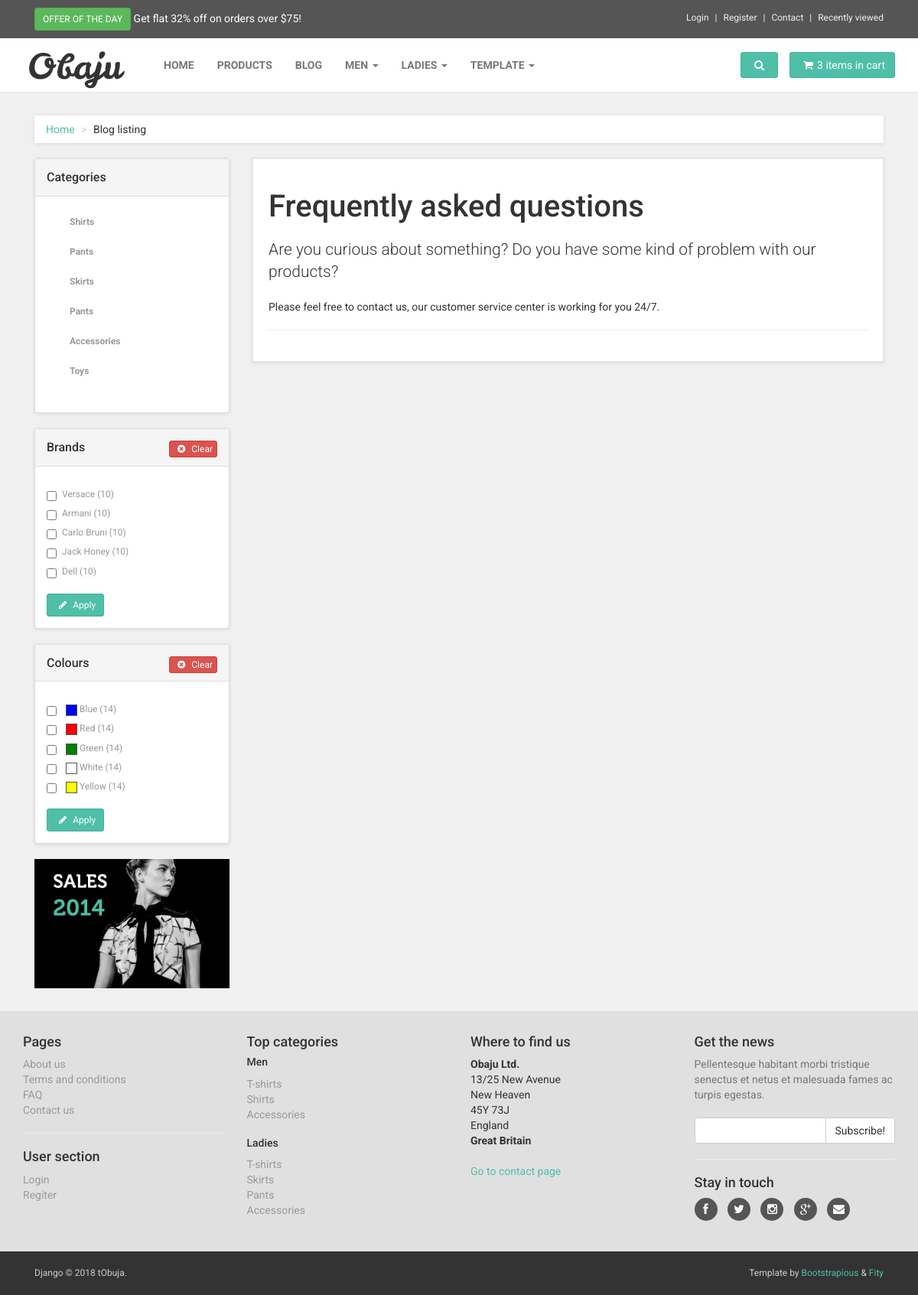
The app's page /faq/, older data.
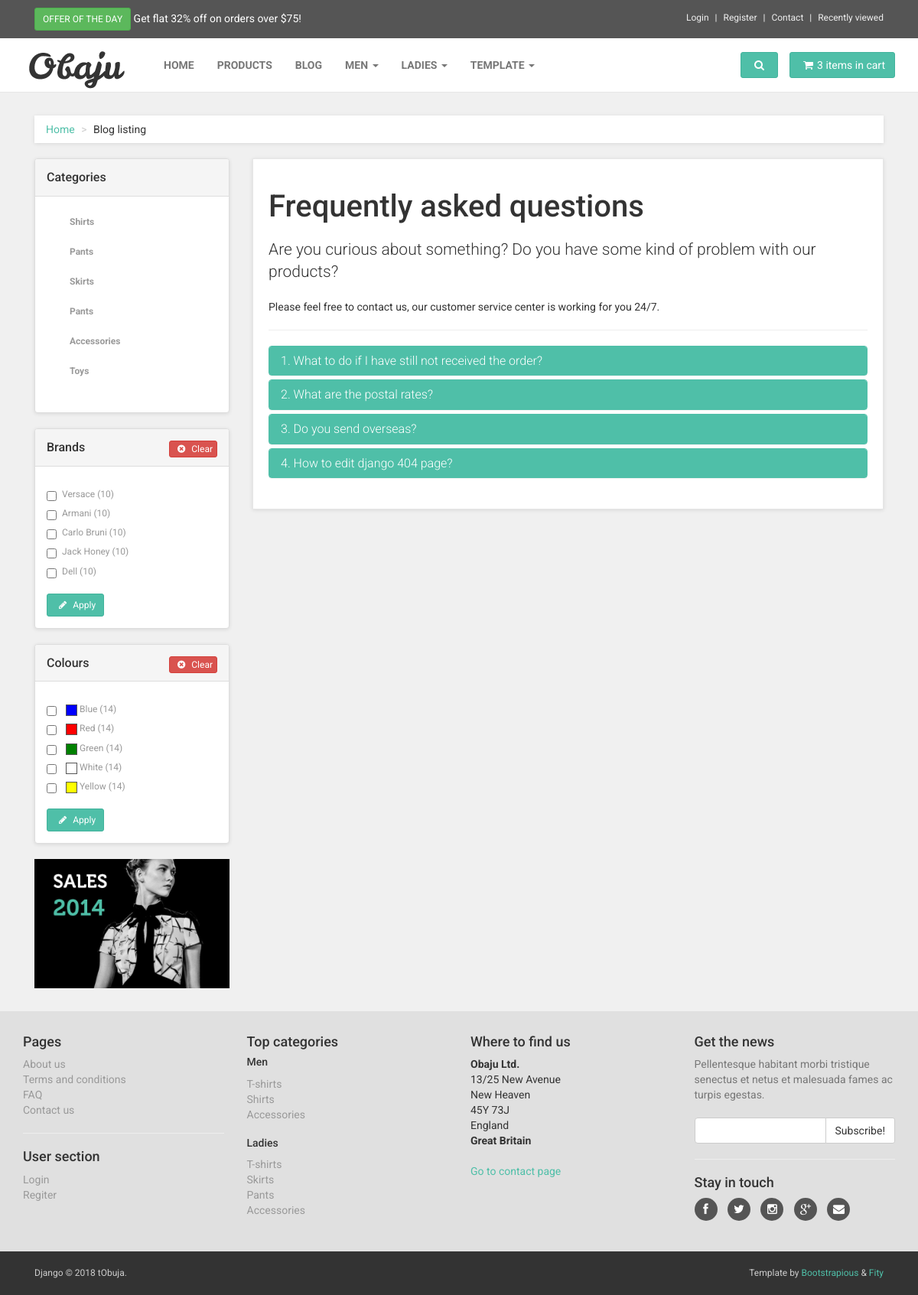
The same page, newer data.
### shophome/models.py (models this page shows, shortened)
class TopOffer(models.Model):
    percentage = models.CharField(max_length=2)
    limit = models.CharField(max_length=5)
    create = models.DateTimeField(auto_now_add=True)
    update = models.DateTimeField(auto_now=True)

class Logo(models.Model):
    name = models.CharField(max_length=250, null=True, blank=True)
    image_large = models.ImageField(upload_to='homepage/logo/%Y/%m/%d/', null=True, blank=True)
    image_small = models.ImageField(upload_to='homepage/logo/%Y/%m/%d/', null=True, blank=True)
    create = models.DateTimeField(auto_now_add=True, null=True, blank=True)
    update = models.DateTimeField(auto_now=True, null=True, blank=True)

class Faq(models.Model):
    STATUS = (
        ('draft', 'Draft'),
        ('published', 'Published'),
    )
    question = models.TextField(null=True, blank=True)
    answer = models.TextField(null=True, blank=True)
    create = models.DateTimeField(auto_now_add=True)
    update = models.DateTimeField(auto_now=True)
    status = models.CharField(choices=STATUS, default='draft', max_length=20)
    class Meta:
        verbose_name = 'FAQ'
        verbose_name_plural = 'FAQs'

### products/models.py (models this page shows, shortened)
class ProductCategory(models.Model):
    CHOICES = (
        ('draft', 'Draft'),
        ('published', 'Published'),
    )
    name = models.CharField(max_length=250)
    cat_group = models.ForeignKey(CategoryGroup, on_delete=models.CASCADE, null=True, blank=True)
    image = models.ImageField(upload_to='product/category/%Y/%m/%d/', null=True, blank=True)
    description = models.TextField()
    status = models.CharField(max_length=20, choices=CHOICES, default='draft')
    create = models.DateTimeField(auto_now_add=True)
    update = models.DateTimeField(auto_now=True)
    class Meta:
        verbose_name = 'Product Category'
        verbose_name_plural = 'Product Categories'

class Brand(models.Model):
    CHOICES = (
        ('draft', 'Draft'),
        ('published', 'Published'),
    )
    name = models.CharField(max_length=250)
    image = models.ImageField(upload_to='product/brand/%Y/%m/%d/')
    description = models.TextField()
    status = models.CharField(max_length=20, choices=CHOICES, default='draft')
    create = models.DateTimeField(auto_now_add=True)
    update = models.DateTimeField(auto_now=True)

class Colours(models.Model):
    name = models.CharField(max_length=20, default='blue')
    color_code = models.CharField(max_length=20, help_text='visit https://www.w3schools.com/colors/colors_picker.asp',
                                  null=True, blank=True)
    class Meta:
        verbose_name = 'colour'
        verbose_name_plural = 'colours'

### shophome/views.py (the view)
# urls.py: url(r'^faq/$', views.faq, name='faq'),
def faq(request):
    faqs = Faq.objects.filter(status='published')
    logo = get_object_or_404(Logo)
    offer = get_object_or_404(TopOffer)
    categories = ProductCategory.objects.filter(status='published')
    colours = Colours.objects.all()
    brands = Brand.objects.filter(status='published')
    template = 'pages/faq.html'
    context = {
        'faqs': faqs,
        'logo': logo,
        'offer': offer,
        'categories': categories,
        'colours': colours,
        'brands': brands,
    }
    return render(request, template, context)

### templates/pages/faq.html (shortened to what this page needs)
{% extends 'base.html' %}
{% load static %}
{% block content %}
    <div id="content">
        <div class="container">
            <div class="col-md-12">
                {% include 'partials/_breadcrumb.html' %}
            </div>
            <div class="col-md-3">
                {% include 'partials/_sidebar.html' %}
                <div class="banner">
                    <a href="#">
                        <img src="{% static 'img/banner.jpg' %}" alt="sales 2014" class="img-responsive">
                    </a>
                </div>
            </div>
            <div class="col-md-9">
                <div class="box" id="contact">
                    <h1>Frequently asked questions</h1>
                    <p class="lead">Are you curious about something? Do you have some kind of problem with our
                        products?</p>
                    <p>Please feel free to contact us, our customer service center is working for you 24/7.</p>
                    <hr>
                    <div class="panel-group" id="accordion">
                        {% for faq in faqs %}
                            <div class="panel panel-primary">
                                <div class="panel-heading">
                                    <h4 class="panel-title">
                                        <a data-toggle="collapse" data-parent="#accordion" href="#faq{{ faq.pk }}">
                                            {{ faq.question }}
                                        </a>
                                    </h4>
                                </div>
                            </div>
                        {% endfor %}
                    </div>
                </div>
            </div>
        </div>
    </div>
{% endblock %}

### templates/base.html (shortened to what this page needs)
{% load static %}
{% load staticfiles %}
<!DOCTYPE html>
<html lang="en">
<head>
    <link href="{% static 'css/font-awesome.css' %}" rel="stylesheet">
    <link href="{% static 'css/bootstrap.min.css' %}" rel="stylesheet">
    <link href="{% static 'css/animate.min.css' %}" rel="stylesheet">
    <link href="{% static 'css/owl.carousel.css' %}" rel="stylesheet">
    <link href="{% static 'css/owl.theme.css' %}" rel="stylesheet">
    <link href="{% static 'css/style.default.css' %}" rel="stylesheet" id="theme-stylesheet">
    <link href="{% static 'css/custom.css' %}" rel="stylesheet">
</head>
<body>
{% include 'partials/_topbar.html' %}
{% include 'partials/_navbar.html' %}
{% block content %}
{% endblock %}
{% include 'partials/_footer.html' %}
{% include 'partials/_copyright.html' %}
</body>
</html>

### templates/partials/_topbar.html (shortened to what this page needs)
<div id="top">
    <div class="container">
        <div class="col-md-6 offer" data-animate="fadeInDown">
            <a href="#" class="btn btn-success btn-sm" data-animate-hover="shake">Offer of the day</a> <a href="#">Get
            flat {{ offer.percentage }}% off on orders over ${{ offer.limit }}!</a>
        </div>
        <div class="col-md-6" data-animate="fadeInDown">
            <ul class="menu">
                <li><a href="#" data-toggle="modal" data-target="#login-modal">Login</a>
                </li>
                <li><a href="register.html">Register</a>
                </li>
                <li><a href="contact.html">Contact</a>
                </li>
                <li><a href="#">Recently viewed</a>
                </li>
            </ul>
        </div>
    </div>
</div>

### templates/partials/_navbar.html (shortened to what this page needs)
{% load static %}
<div class="navbar navbar-default yamm" role="navigation" id="navbar">
    <div class="container">
        <div class="navbar-header">
            <a class="navbar-brand home" href="{% url 'shophome:homepage' %}" data-animate-hover="bounce">
                <img src="{{ logo.image_large.url }}" alt="{{ logo.name }}" class="hidden-xs">
            </a>
        </div>
        <div class="navbar-collapse collapse" id="navigation">
            <ul class="nav navbar-nav navbar-left">
                <li {% if request.path == '/' %}class="active"{% endif %}><a href="{% url 'shophome:homepage' %}">Home</a></li>
                <li {% if request.path == '/products/' %}class="active"{% endif %}><a href="{% url 'products:products_list' %}">Products</a></li>
                <li {% if request.path == '/blog/' %}class="active"{% endif %}><a href="{% url 'blog:blog_list' %}">Blog</a></li>
                <li class="dropdown yamm-fw">
                    <a href="#" class="dropdown-toggle" data-toggle="dropdown" data-hover="dropdown" data-delay="200">Men
                        <b class="caret"></b></a>
                </li>
                <li class="dropdown yamm-fw">
                    <a href="#" class="dropdown-toggle" data-toggle="dropdown" data-hover="dropdown" data-delay="200">Ladies
                        <b class="caret"></b></a>
                </li>
                <li class="dropdown yamm-fw">
                    <a href="#" class="dropdown-toggle" data-toggle="dropdown" data-hover="dropdown" data-delay="200">Template
                        <b class="caret"></b></a>
                </li>
            </ul>
        </div>
        <div class="navbar-buttons">
            <div class="navbar-collapse collapse right" id="basket-overview">
                <a href="basket.html" class="btn btn-primary navbar-btn"><i class="fa fa-shopping-cart"></i><span
                        class="hidden-sm">3 items in cart</span></a>
            </div>
            <div class="navbar-collapse collapse right" id="search-not-mobile">
                <button type="button" class="btn navbar-btn btn-primary" data-toggle="collapse" data-target="#search">
                    <i class="fa fa-search"></i>
                </button>
            </div>
        </div>
    </div>
</div>

### templates/partials/_breadcrumb.html
<ul class="breadcrumb">
    <li><a href="{% url 'shophome:homepage' %}">Home</a></li>
    <li>Blog listing</li>
</ul>

### templates/partials/_sidebar.html
<div class="panel panel-default sidebar-menu">
    <div class="panel-heading">
        <h3 class="panel-title">Categories</h3>
    </div>
    <div class="panel-body">
        <ul class="nav nav-pills nav-stacked category-menu">
            {% for category in categories %}
                    <li>
                        <ul>
                            <li><a href="#">{{ category.name | title }}</a></li>
                        </ul>
                    </li>
            {% endfor %}
        </ul>
    </div>
</div>
<div class="panel panel-default sidebar-menu">
    <div class="panel-heading">
        <h3 class="panel-title">Brands <a class="btn btn-xs btn-danger pull-right" href="#"><i
                class="fa fa-times-circle"></i> Clear</a></h3>
    </div>
    <div class="panel-body">
        <form>
            <div class="form-group">
                {% for brand in brands %}
                    <div class="checkbox">
                        <label>
                            <input type="checkbox">{{ brand.name | title }} (10)
                        </label>
                    </div>
                {% endfor %}
            </div>
            <button class="btn btn-default btn-sm btn-primary"><i class="fa fa-pencil"></i> Apply
            </button>
        </form>
    </div>
</div>
<div class="panel panel-default sidebar-menu">
    <div class="panel-heading">
        <h3 class="panel-title">Colours <a type="reset" class="btn btn-xs btn-danger pull-right" href="#"><i
                class="fa fa-times-circle"></i> Clear</a></h3>
    </div>
    <div class="panel-body">
        <form>
            <div class="form-group">
                {% for colour in colours %}
                    <div class="checkbox">
                        <label>
                            <input type="checkbox"> <span
                                class="colour {{ colour.name }}"></span> {{ colour.name | capfirst }} (14)
                        </label>
                    </div>
                {% endfor %}
            </div>
            <button class="btn btn-default btn-sm btn-primary"><i class="fa fa-pencil"></i> Apply</button>
        </form>
    </div>
</div>

### templates/partials/_footer.html (shortened to what this page needs)
<div id="footer" data-animate="fadeInUp">
    <div class="container">
        <div class="row">
            <div class="col-md-3 col-sm-6">
                <h4>Pages</h4>
                <ul>
                    <li><a href="text.html">About us</a>
                    </li>
                    <li><a href="text.html">Terms and conditions</a>
                    </li>
                    <li><a href="{% url 'shophome:faq' %}">FAQ</a>
                    </li>
                    <li><a href="contact.html">Contact us</a>
                    </li>
                </ul>
                <hr>
                <h4>User section</h4>
                <ul>
                    <li><a href="#" data-toggle="modal" data-target="#login-modal">Login</a>
                    </li>
                    <li><a href="register.html">Regiter</a>
                    </li>
                </ul>
            </div>
            <div class="col-md-3 col-sm-6">
                <h4>Top categories</h4>
                <h5>Men</h5>
                <ul>
                    <li><a href="category.html">T-shirts</a>
                    </li>
                    <li><a href="category.html">Shirts</a>
                    </li>
                    <li><a href="category.html">Accessories</a>
                    </li>
                </ul>
                <h5>Ladies</h5>
                <ul>
                    <li><a href="category.html">T-shirts</a>
                    </li>
                    <li><a href="category.html">Skirts</a>
                    </li>
                    <li><a href="category.html">Pants</a>
                    </li>
                    <li><a href="category.html">Accessories</a>
                    </li>
                </ul>
            </div>
            <div class="col-md-3 col-sm-6">
                <h4>Where to find us</h4>
                <p><strong>Obaju Ltd.</strong>
                    <br>13/25 New Avenue
                    <br>New Heaven
                    <br>45Y 73J
                    <br>England
                    <br>
                    <strong>Great Britain</strong>
                </p>
                <a href="contact.html">Go to contact page</a>
            </div>
            <div class="col-md-3 col-sm-6">
                <h4>Get the news</h4>
                <p class="text-muted">Pellentesque habitant morbi tristique senectus et netus et malesuada fames ac
                    turpis egestas.</p>
                <form>
                    <div class="input-group">
                        <input type="text" class="form-control">
                        <span class="input-group-btn">
			    <button class="btn btn-default" type="button">Subscribe!</button>
			</span>
                    </div>
                </form>
                <hr>
                <h4>Stay in touch</h4>
                <p class="social">
                    <a href="#" class="facebook external" data-animate-hover="shake"><i class="fa fa-facebook"></i></a>
                    <a href="#" class="twitter external" data-animate-hover="shake"><i
                            class="fa fa-twitter"></i></a>
                    <a href="#" class="instagram external" data-animate-hover="shake"><i
                            class="fa fa-instagram"></i></a>
                    <a href="#" class="gplus external" data-animate-hover="shake"><i class="fa fa-google-plus"></i></a>
                    <a href="#" class="email external" data-animate-hover="shake"><i class="fa fa-envelope"></i></a>
                </p>
            </div>
        </div>
    </div>
</div>

### templates/partials/_copyright.html
<div id="copyright">
    <div class="container">
        <div class="col-md-6">
            <p class="pull-left">Django © 2018 tObuja.</p>
        </div>
        <div class="col-md-6">
            <p class="pull-right">Template by <a href="https://bootstrapious.com/e-commerce-templates">Bootstrapious</a> & <a href="https://fity.cz">Fity</a>
            </p>
        </div>
    </div>
</div>

Row changes from the older to the newer data that the page shows:
added Faq: question "1. What to do if I have still not received the order?"
added Faq: question "2. What are the postal rates?"
added Faq: question "3. Do you send overseas?"
added Faq: question "4. How to edit django 404 page?"
